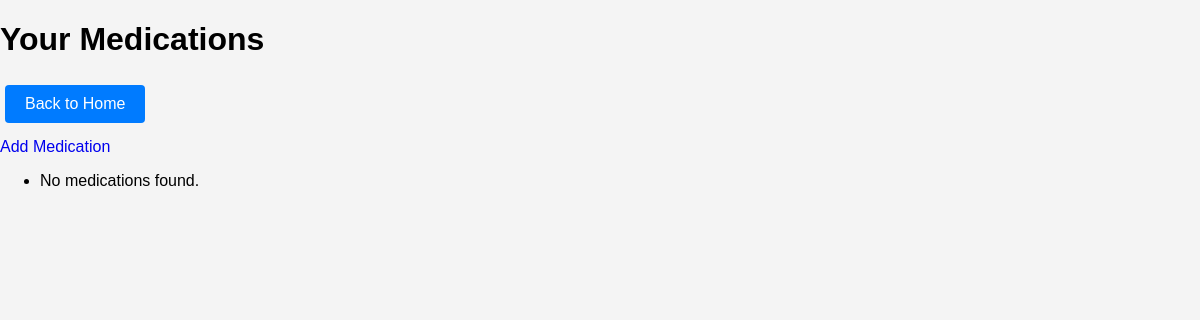
Page /medications/ (signed in) on the earlier database version.
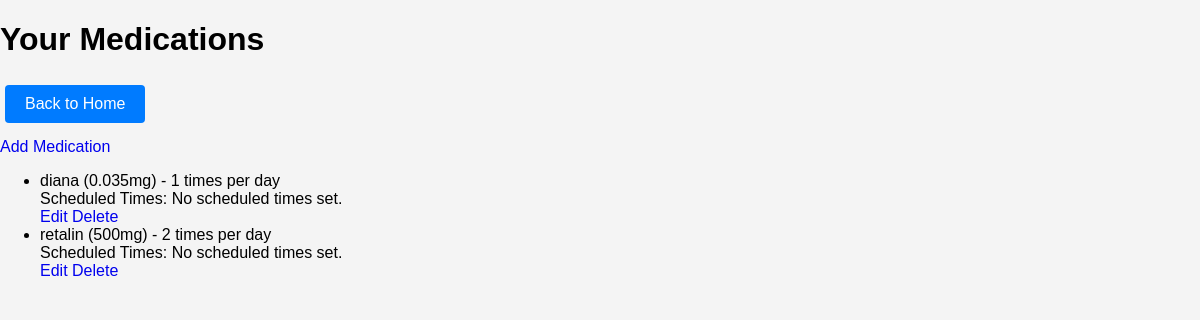
Same page on the later database version.
### medications/models.py (models this page shows, shortened)
class Medication(models.Model):
    name = models.CharField(max_length=255)
    times_per_day = models.PositiveIntegerField()  # Times per day the medication should be taken
    dose = models.CharField(max_length=255)  # Medication dose details
    user = models.ForeignKey(User, on_delete=models.CASCADE)
    dose_times = models.JSONField(default=list)  # List of time strings (e.g., ["08:00", "14:00", "20:00"])

### medications/views.py (the view)
# urls.py: path('', medication_list, name='medication_list'),
@login_required
def medication_list(request):
    medications = Medication.objects.filter(user=request.user)
    return render(request, 'medications/medications.html', {'medications': medications})

### templates/medications/medications.html (shortened to what this page needs)
<!DOCTYPE html>
<html lang="en">
<head>
</head>
<body>
    <h1>Your Medications</h1>
    <p>
        <a href="{% url 'home' %}"><button>Back to Home</button></a>
    </p>
    <a href="{% url 'medications:add_medication' %}">Add Medication</a>
    <ul>
        {% for medication in medications %}
            <li>
                {{ medication.name }} ({{ medication.dose }}) - {{ medication.times_per_day }} times per day
                <br>
                Scheduled Times:
                {% if medication.dose_times %}
                    {{ medication.dose_times|join:', ' }}
                {% else %}
                    No scheduled times set.
                {% endif %}
                <br>
                <a href="{% url 'medications:edit_medication' medication.pk %}">Edit</a>
                <a href="{% url 'medications:delete_medication' medication.pk %}">Delete</a>
            </li>
        {% empty %}
            <li>No medications found.</li>
        {% endfor %}
    </ul>
</body>
</html>

### templates/medications/medications.html (style rules this page uses)
body { font-family: Arial, sans-serif; margin: 0; padding: 0; background-color: #f4f4f4; }
p { margin: 0 0 10px; }
a { text-decoration: none; }
button { background-color: #007bff; color: #fff; border: none; padding: 10px 20px; margin: 5px; border-radius: 4px; cursor: pointer; font-size: 16px; }

Differences in the rows shown:
added Medication: name "diana", dose "0.035mg", times_per_day "1", dose_times "No scheduled times set."
added Medication: name "retalin", dose "500mg", times_per_day "2", dose_times "No scheduled times set."
Other differences:
text no longer shown: "No medications found."
